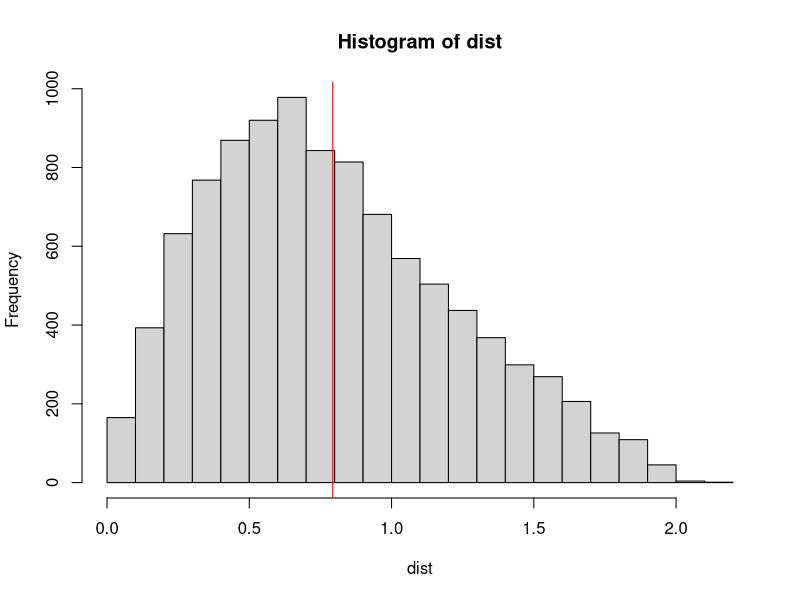
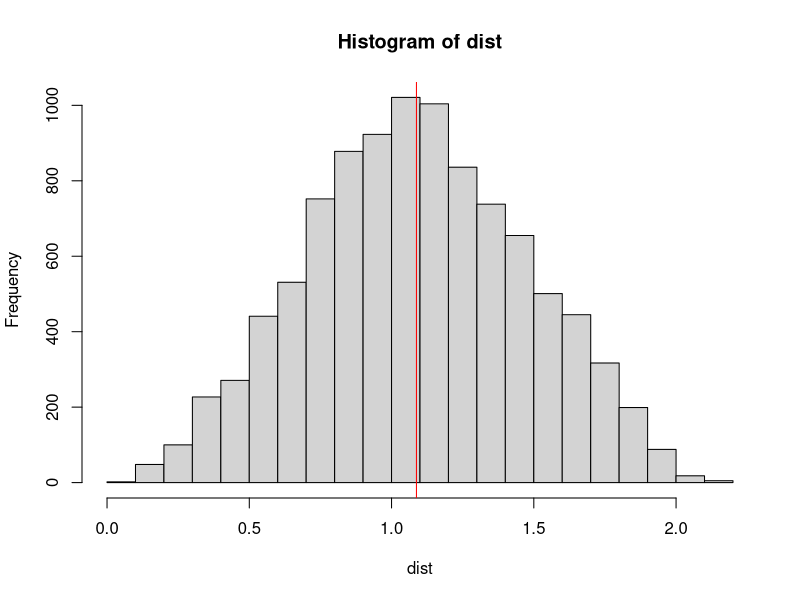
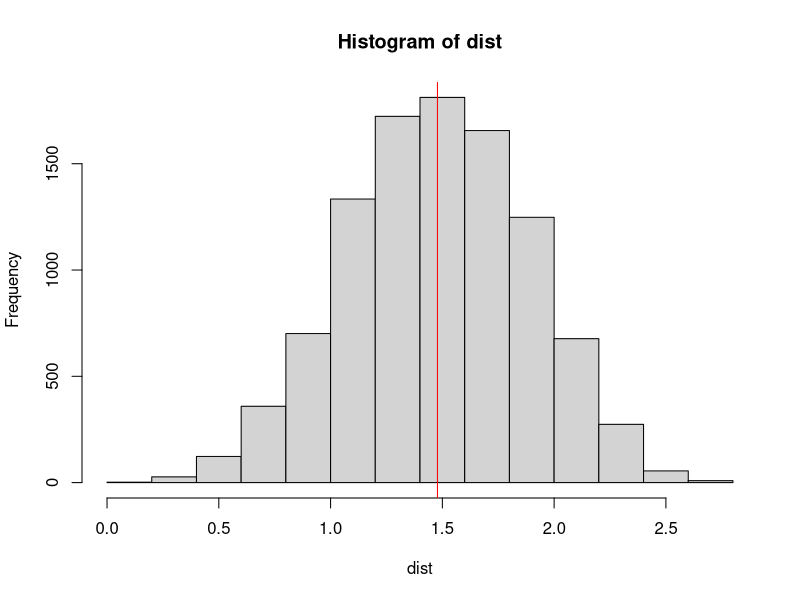
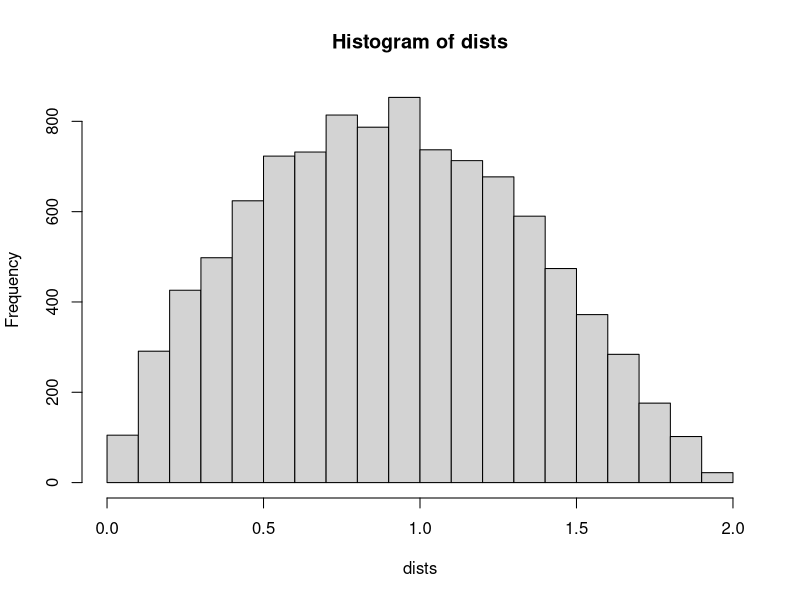
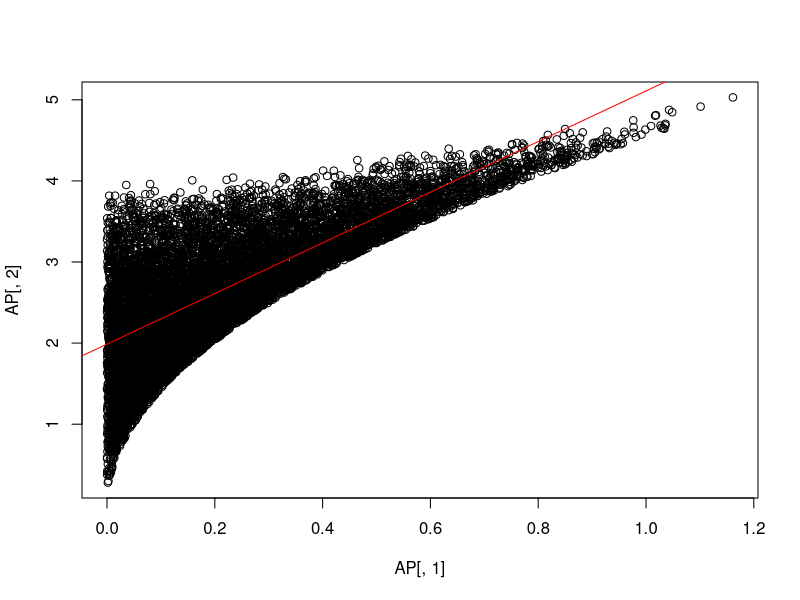

Recreate these plots in R, in order.
## ---- chunk 1
nsim <- 10000
set.seed(12345)
# get points
points <- data.frame(x1 = runif(n = nsim, min = 0, max = 2), 
                     y1 = runif(n = nsim, min = 0, max = 1), 
                     x2 = runif(n = nsim, min = 0, max = 2), 
                     y2 = runif(n = nsim, min = 0, max = 1))
# calculate distances: sqrt((x2 - x1)^2 + (y2 - y1)^2)
dist <- with(points, sqrt((x2 - x1)^2 + (y2 - y1)^2))
hist(dist)
abline(v  = mean(dist), col = "red")
mean(dist)

## ---- chunk 2

points <- data.frame(x1 = runif(n = nsim, min = 0, max = 1), 
                     y1 = runif(n = nsim, min = 0, max = 1), 
                     x2 = runif(n = nsim, min = 1, max = 2), 
                     y2 = runif(n = nsim, min = 0, max = 1))

dist <- with(points, sqrt((x2 - x1)^2 + (y2 - y1)^2))
hist(dist)
abline(v  = mean(dist), col = "red")
mean(dist)

## ---- chunk 3
nsim <- 10000

points <- data.frame(x1 = runif(n = nsim, min = 1, max = 2), 
                     y1 = runif(n = nsim, min = 1, max = 2), 
                     x2 = runif(n = nsim, min = 0, max = 1), 
                     y2 = runif(n = nsim, min = 0, max = 1))

dist <- with(points, sqrt((x2 - x1)^2 + (y2 - y1)^2))
hist(dist)
#plot(points$x2,points$y2, xlim = c(0,2), ylim = c(0,2))
#points(points$x1,points$y1, col = "red")
abline(v  = mean(dist), col = "red")
mean(dist)

## ---- chunk 4
# 2 points in unit square

linCross <- function(o) {
    # First two models
     df1 <- data.frame(x=runif(2), y=runif(2))
     m1 <- lm(y~x, df1) # slope
     df2 <- data.frame(x=runif(2), y=runif(2))
     m2 <- lm(y~x, df2) # slope
     
     # Plot them to show the intersection visually    
     #plot(df1,xlim = c(0,1), ylim = c(0,1))
     #segments(df1$x[1], df1$y[1],df1$x[2], df1$y[2])
     #segments(df2$x[1], df2$y[1],df2$x[2], df2$y[2])
     #points(df2)
     
     # Now calculate it!    
     a <- coef(m1)-coef(m2)
     cm <- rbind(coef(m1),coef(m2)) # Coefficient matrix
     foo <- c(-solve(cbind(cm[,2],-1)) %*% cm[,1])
     
     #points(foo[1], foo[2])
     
     ## Now, if we project the lines onto the x and y axis, 
     ## the point of intersection must be between them
     
     #check xs
     xx1 <- max(df1$x[1], df1$x[2]) >= foo[1] & foo[1] >= min(df1$x[1], df1$x[2])
     #check xs on second line
     xx2 <- max(df2$x[1], df2$x[2]) >= foo[1] & foo[1] >= min(df2$x[1], df2$x[2])
     # check ys
     xx3 <- max(df1$y[1], df1$y[2]) >= foo[2] & foo[2] >= min(df1$y[1], df1$y[2])
     #check ys on second line
     xx4 <- max(df2$y[1], df2$y[2]) >= foo[2] & foo[2] >= min(df2$y[1], df2$y[2])
     
     sum(xx1, xx2, xx3, xx4) == 4 
}

lc <- replicate(10000, linCross())
sum(lc) / 10000

## ---- chunk 5
ddist <- function(o){
     nsim <- 2
     rdisk <- function(q)         # how to generate random points in the unit disk?
     {
       R <- matrix(runif(nsim), ncol=1)
       Theta <- matrix(runif(nsim,0,2*pi), ncol=1)
       XY <- cbind(R^q*cos(Theta),R^q*sin(Theta))
       #x11(width=5,height=5.5)    # keep old plot and open a new plotting window
       #plot(XY,xlim=c(-1,1),ylim=c(-1,1))
       #upp.crcl <- function(x) sqrt(1-x^2)
       #low.crcl <- function(x) -sqrt(1-x^2)
       #curve(upp.crcl,from=-1,to=1,add=T)
       #curve(low.crcl,from=-1,to=1,add=T)
       return(XY)
     }
     XY <- rdisk(1/2)
     return( with(points, sqrt((XY[2,1] - XY[1,1])^2 + (XY[2,2] - XY[1,2])^2)) )  
}

dists <- replicate(10000, ddist())
hist(dists)
mean(dists)

## ---- chunk 6
nsim <- 3
rdisk <- function(q)         # how to generate random points in the unit disk?
{
  R <- matrix(runif(nsim), ncol=1)
  Theta <- matrix(runif(nsim,0,2*pi), ncol=1)
  XY <- cbind(R^q*cos(Theta),R^q*sin(Theta))
  #x11(width=5,height=5.5)    # keep old plot and open a new plotting window
  #plot(XY,xlim=c(-1,1),ylim=c(-1,1))
  #upp.crcl <- function(x) sqrt(1-x^2)
  #low.crcl <- function(x) -sqrt(1-x^2)
  #curve(upp.crcl,from=-1,to=1,add=T)
  #curve(low.crcl,from=-1,to=1,add=T)
  return(XY)
}
angl <- function(v,w) acos(v%*%w/sqrt((v%*%v)*(w%*%w)))
                 # dot (inner) product denoted by %*%

#XY <- rdisk(1/2) # here are the three points

#plot(XY, type = "l")

mxangl <- function(XY)
{
             #XY <- matrix(runif(6), ncol=2)
             A1 <- angl(XY[2,]-XY[1,],XY[3,]-XY[1,])
             A2 <- angl(XY[3,]-XY[2,],XY[1,]-XY[2,])
             A3 <- angl(XY[1,]-XY[3,],XY[2,]-XY[3,])
             max(A1,A2,A3) * (180/pi)

}

obt <- replicate(10000, mxangl(rdisk(1/2)) > 90)
sum(obt)/length(obt)
## ---- chunk 7
# generate three points and calculate area vs. perimeter
side <- function(u) sqrt(u%*%u)   
angl <- function(v,w) acos(v%*%w/sqrt((v%*%v)*(w%*%w)))

rdiskAP <- function(q){
     nsim <- 3
     R <- matrix(runif(nsim), ncol=1)
     Theta <- matrix(runif(nsim,0,2*pi), ncol=1)
     XY <- cbind(R^q*cos(Theta),R^q*sin(Theta))
     S1 <- side(XY[3,]-XY[2,])
     S2 <- side(XY[1,]-XY[3,])
     S3 <- side(XY[2,]-XY[1,])
     A1 <- angl(XY[2,]-XY[1,],XY[3,]-XY[1,])
     area <- (1/2)*S2*S3*sin(A1)
     peri <- S1+S2+S3
     c(area=area,peri=peri)
}

#calculate area
AP <- t(replicate(10000, rdiskAP(1/2)))

plot(AP[,1], AP[,2])
modAP <- lm(AP[,2]~AP[,1])
abline(modAP, col = "red")
sm <- summary(modAP)
sqrt(sm$r.squared) # here is the correlation

## ---- chunk 8
cnvx <- function(n)           # convex hull of n points in the unit disk (radius=1)
{
  R <- matrix(runif(n), ncol=1)
  Theta <- matrix(runif(n,0,2*pi), ncol=1)
  XY <- cbind(sqrt(R)*cos(Theta),sqrt(R)*sin(Theta))
  #x11(width=5,height=5.5)    # keep old plot and open a new plotting window
  #plot(XY,xlim=c(-1,1),ylim=c(-1,1),pch=22)
  h <- chull(XY)
  h <- c(h, h[1])
  #lines(XY[h, ],col='red',lwd=3)
  #upp.crcl <- function(x) sqrt(1-x^2)
  #low.crcl <- function(x) -sqrt(1-x^2)
  #curve(upp.crcl,from=-1,to=1,add=T)
  #curve(low.crcl,from=-1,to=1,add=T)
  length(unique(h)) == 4
}

chp <- replicate(10000, cnvx(4))
1 - sum(chp)/length(chp) # probability that it's a triangle

## ---- chunk 9
# select points from right triangular region

xyIs <- function(o){
     x <- runif(1)
     y <- runif(n = 1, min = 0, max = 1)
     #plot(x,y, xlim = c(0,1), ylim = c(0,1))
     #segments(0,1,1,0)
     if(y > -x + 1) {
          x <- 1-x 
          y <- 1-y
          }
     #points(x,y, pch = 4, col = "red")
     return(c(x=x, y = y))
}

prob4 <- function(o){
     xx <- t(replicate(4, xyIs()))
     h <- chull(xx)
     h <- c(h, h[1])
     #plot(xx[,1], xx[,2], xlim = c(0,1), ylim=c(0,1)); segments(0,1,1,0)
     #lines(xx[h, ],col='red',lwd=3)
     length(unique(h)) == 4
}


p4 <- replicate(10000, prob4())
1-sum(p4)/length(p4)
## ---- chunk 10
## what is the volume of a random sphere with radius~Unif(1)
volSph <- function(o){
     rad <- runif(1)
     vol <-(4/3) * pi * rad^3   
}

vs <- replicate(10000, volSph())
mean(vs)


